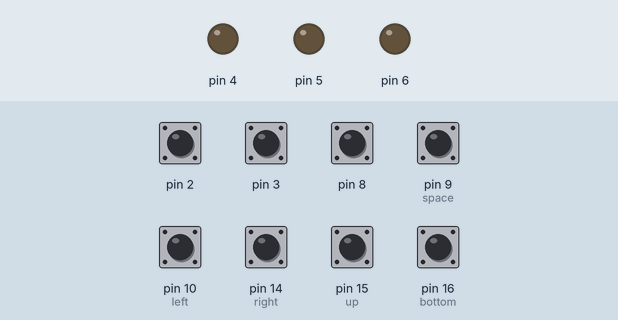
A sketch run on a simulated Arduino Leonardo, built with avr-gcc and run on an emulated ATmega32U4. On the bench: output pins drawn as LEDs (lit = HIGH). Dashed ring = blinking. The test bench sets the inputs (shaded band); at power-on: pin 2, pin 3, pin 8, pin 9 (space), pin 10 (left), pin 14 (right), pin 15 (up), pin 16 (bottom) HIGH. USB keyboard and mouse output is not drawn.

Above: at 1.2 s.
1.3 s: pin 2 pulled LOW for 0.15 s
At 1.56 s:
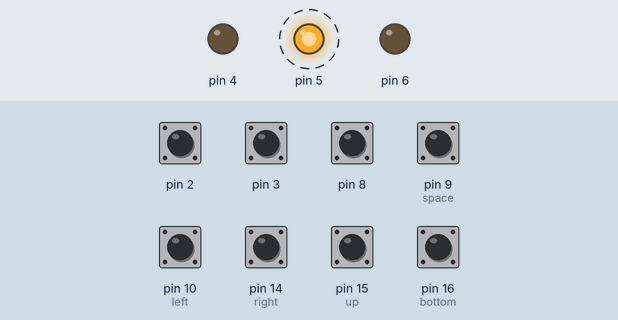
Timing chart, 0 to 4.3 s (numbered marks = the images above; inputs shaded):
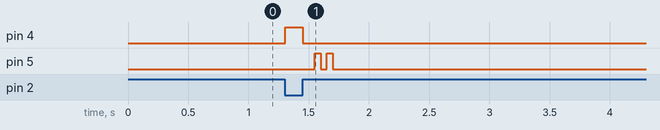

The sketch:

keyboard.ino
```cpp
#include "Keyboard.h"
//#include "Mouse.h"

void setup() {
  Keyboard.begin();
  pinMode(2, INPUT_PULLUP);
  pinMode(3, INPUT_PULLUP);
  pinMode(4, OUTPUT);
  pinMode(5, OUTPUT);
  pinMode(6, OUTPUT);
  pinMode(10, INPUT_PULLUP); //left
  pinMode(16, INPUT_PULLUP); //bottom
  pinMode(14, INPUT_PULLUP); //right
  pinMode(15, INPUT_PULLUP); //up
  pinMode(9, INPUT_PULLUP);  //space
  pinMode(8, INPUT_PULLUP);
  digitalWrite(4, 0);
  digitalWrite(5, 0);
  digitalWrite(6, 0);
  if (!digitalRead(8)) {
    delay(100);
    Keyboard.press(10); // Enter Key
    delay(1000);
    Keyboard.print("9900");
    Keyboard.releaseAll();
  }
}

void loop() {
  if (!digitalRead(2)) {
    while (!digitalRead(2)) {
      digitalWrite(4, 1);
    }
    digitalWrite(4, 0);
    delay(100);
    digitalWrite(5, 1);
    delay(50);
    digitalWrite(5, 0);
    delay(50);
    digitalWrite(5, 1);
    delay(50);
    digitalWrite(5, 0);
    Keyboard.press(KEY_LEFT_GUI);  // Press the Windows key
    delay(100);  // Delay for stability
    Keyboard.press(KEY_LEFT_SHIFT);  // Press the Shift key
    delay(100);  // Delay for stability
    Keyboard.press('s');  // Press the 's' key
    delay(100);  // Delay for stability
    Keyboard.releaseAll();  // Release all keys
    delay(10);
  } else if (!digitalRead(3)) {
    while (!digitalRead(3)) {
      delay(10);
      digitalWrite(4, 1);
    }
    digitalWrite(4, 0);
    delay(100);
    digitalWrite(5, 1);
    delay(100);
    digitalWrite(5, 0);
    delay(100);
    digitalWrite(5, 1);
    delay(100);
    digitalWrite(5, 0);
    Keyboard.print("080808");
    delay(100);
  } else if (!digitalRead(9)) {
    while (!digitalRead(9)) {
      delay(10);
    }
    Keyboard.press(32); // Space Key
    delay(10);
    Keyboard.releaseAll();
  } else if (!digitalRead(10)) {
    while (!digitalRead(10)) {
      delay(10);
    }
    Keyboard.press(KEY_LEFT_ARROW);
    delay(10);
    Keyboard.releaseAll();
  } else if (!digitalRead(16)) {
    while (!digitalRead(16)) {
      delay(10);
    }
    Keyboard.press(KEY_DOWN_ARROW);
    delay(10);
    Keyboard.releaseAll();
  } else if (!digitalRead(14)) {
    while (!digitalRead(14)) {
      delay(10);
    }
    Keyboard.press(KEY_RIGHT_ARROW);
    delay(10);
    Keyboard.releaseAll();
  } else if (!digitalRead(15)) {
    while (!digitalRead(15)) {
      delay(10);
    }
    Keyboard.press(KEY_UP_ARROW);
    delay(10);
    Keyboard.releaseAll();
  }
  delay(10);
}
```

Measured:
- after the input at 1.3 s, pin 4: LOW → HIGH at once, → LOW 0.15 s later; pin 5: alternates HIGH for 0.05 s and LOW for 0.05 s, 4 changes in all, then stays LOW, starting after 0.25 s
